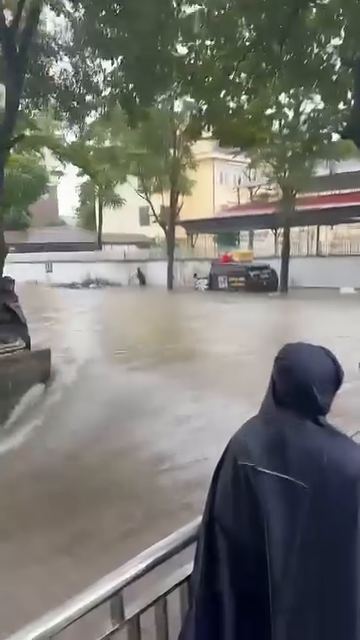
#> input picture frame 15 of threads_harvest/threads_stream_vid_06.mp4, 360 x 640 px, given in place of threads_stream_vid_08.mp4, which was not available
$ python inspect_subsegments.py
#> lines starting #> are read from the running program, lines starting #| are printed output that depends on the picture; pictures that were not available may be replaced by others from this repository, and a replacement may not be noted
import cv2
from pathlib import Path

harvest = Path(r"C:\Users\game\.gemini\threads_harvest")
debug_dir = Path(r"C:\Users\game\.gemini\antigravity\brain\6f46af53-7f44-46a4-83e9-d518ccfc6f9f\flood_subsegments")
debug_dir.mkdir(parents=True, exist_ok=True)

checks = [
    ("threads_stream_vid_08.mp4", [0.5, 3.5, 7.0]),
    ("threads_video_08.mp4", [1.0, 5.0, 10.0, 15.0, 20.0, 25.0]),
    ("threads_stream_vid_07.mp4", [1.0, 6.0, 12.0, 18.0, 22.0]),
    ("threads_video_09.mp4", [1.0, 4.0, 7.0]),
    ("threads_stream_vid_06.mp4", [1.0, 8.0, 16.0, 24.0, 32.0])
]

for clip, pts in checks:
    cap = cv2.VideoCapture(str(harvest / clip))
    fps = cap.get(cv2.CAP_PROP_FPS) or 30.0
    for t in pts:
        frame_id = int(t * fps)
        cap.set(cv2.CAP_PROP_POS_FRAMES, frame_id)
        ret, frame = cap.read()
        if ret and frame is not None:
            c_tag = clip.split('.')[0]
            out_name = f"{c_tag}_t{int(t*10):03d}.jpg"
            if frame.shape[0] > frame.shape[1]:
                resized = cv2.resize(frame, (360, 640))
            else:
                resized = cv2.resize(frame, (640, 360))
            cv2.imwrite(str(debug_dir / out_name), resized)
            print(f"Saved: {out_name}")
#> this loop made 3 passes
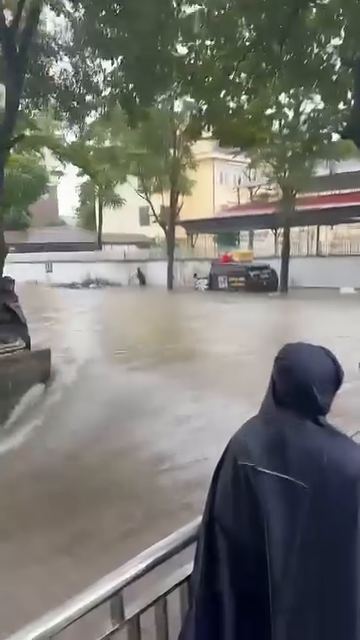
#> input picture frame 15 of threads_harvest/threads_stream_vid_06.mp4, 360 x 640 px, given in place of threads_stream_vid_08.mp4, which was not available
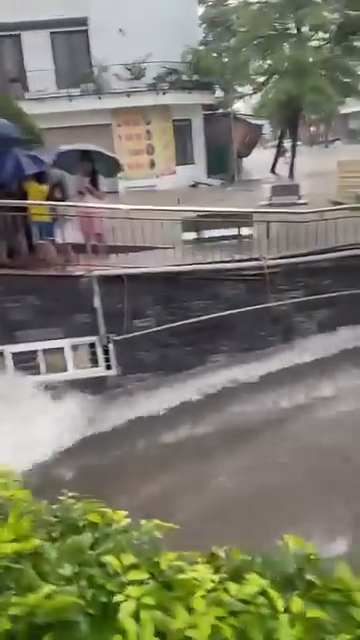
#> input picture frame 105 of threads_harvest/threads_stream_vid_06.mp4, 360 x 640 px, given in place of threads_stream_vid_08.mp4, which was not available
#> pass 3, `ret, frame = cap.read()`:
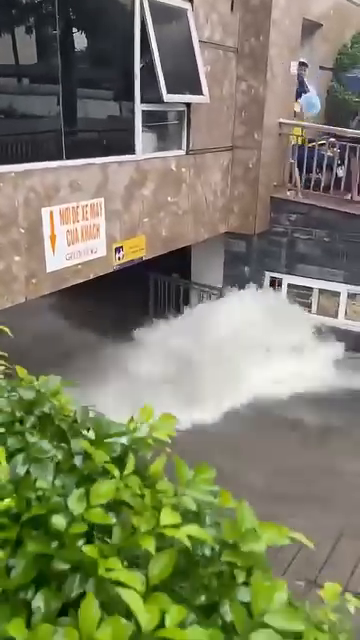
#> frame: shape (640, 360, 3); mean B, G, R 100.3, 125.9, 124.3
    cap.release()
#> pass 2 of the loop `for clip, pts in checks:`:
#> fps = 30
#> the loop `for t in pts:` made 6 passes
#> frame_id on passes 1 to 6: 30, 150, 300, 450, 600, 750
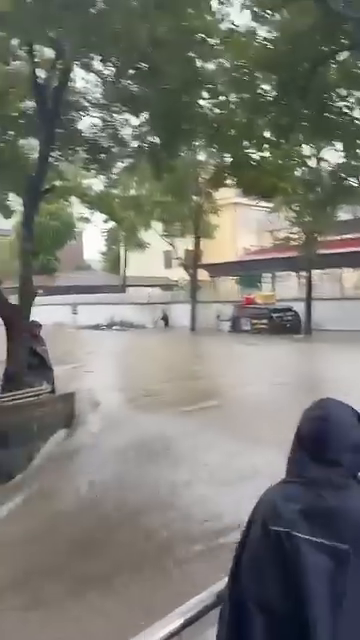
#> input picture frame 30 of threads_harvest/threads_stream_vid_06.mp4, 360 x 640 px, given in place of threads_video_08.mp4, which was not available
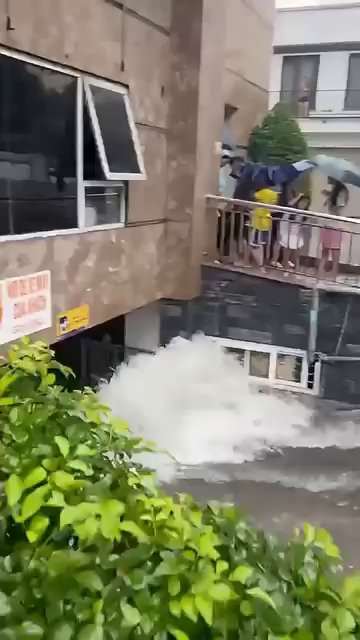
#> input picture frame 150 of threads_harvest/threads_stream_vid_06.mp4, 360 x 640 px, given in place of threads_video_08.mp4, which was not available
#> after the loop `for t in pts:`:
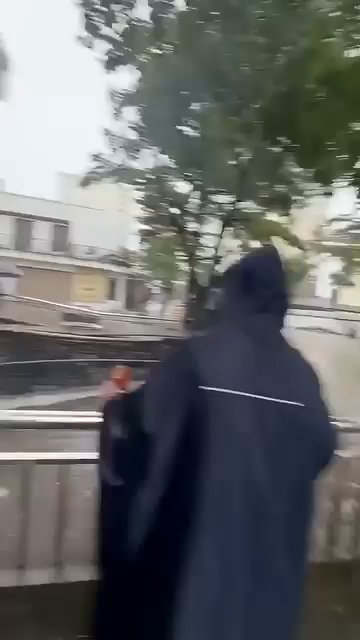
#> frame: shape (640, 360, 3); mean B, G, R 104, 103.6, 101.3
#> pass 3 of the loop `for clip, pts in checks:`:
#> the loop `for t in pts:` made 5 passes
#> frame_id on passes 1 to 5: 30, 180, 360, 540, 660
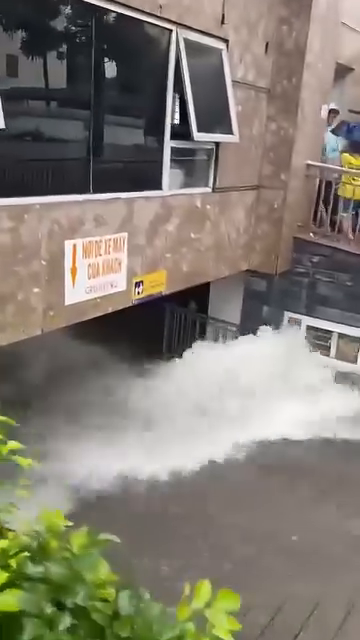
#> input picture frame 180 of threads_harvest/threads_stream_vid_06.mp4, 360 x 640 px, given in place of threads_stream_vid_07.mp4, which was not available
#> pass 3, `ret, frame = cap.read()`:
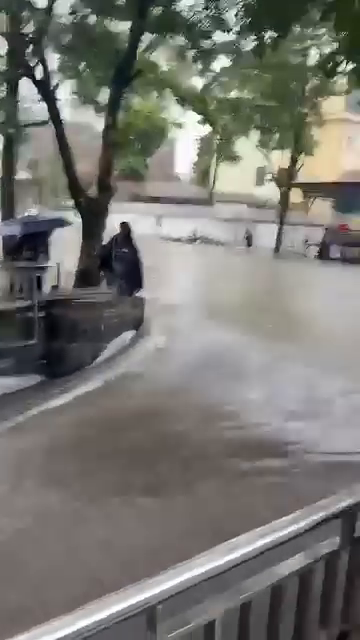
#> frame: shape (640, 360, 3); mean B, G, R 113.9, 119.2, 119.9
#> after the loop `for t in pts:`:
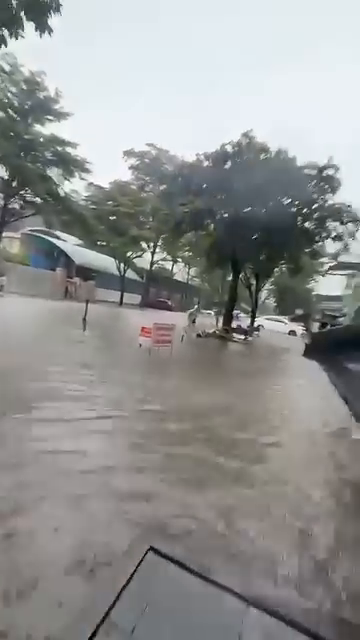
#> frame: shape (640, 360, 3); mean B, G, R 146.7, 147.8, 146.8
#> the loop made 5 passes; the first 3 are shown
print("Done!")
